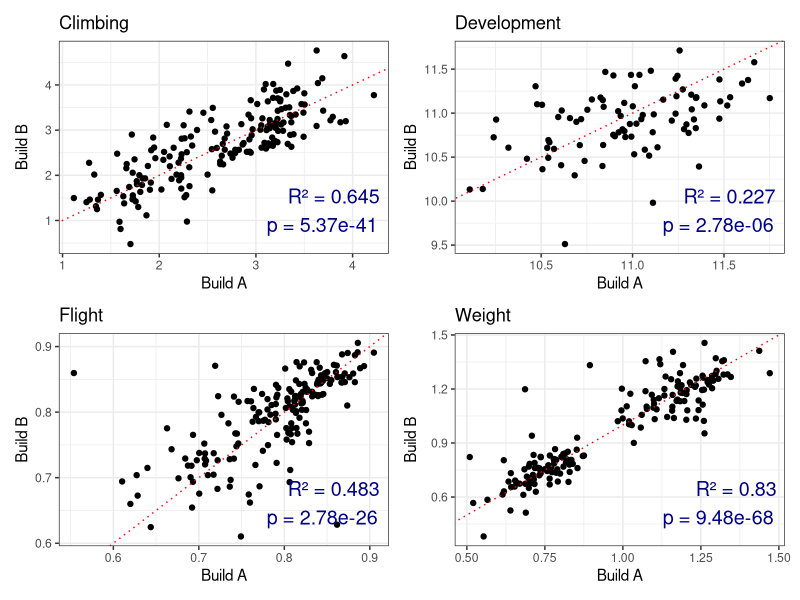

Here is the R script that generated this plot:
############################################################
# Script: buildCorr_plot.R
# Author: Leah Darwin
# Date: 2025-09-30
# Purpose: Calculate correlations between builds for each trait.
############################################################

# -------------------------------------------------------------------
# Load libraries
# -------------------------------------------------------------------
packages <- c("dplyr", "ggplot2", "patchwork")

installed <- rownames(installed.packages())
for (p in packages) {
  if (!(p %in% installed)) {
    install.packages(p, dependencies = TRUE)
  }
}
lapply(packages, library, character.only = TRUE)

# -------------------------------------------------------------------
# Load and preprocess input data for each trait
# -------------------------------------------------------------------

# Each CSV file contains adjusted phenotype data (Y_adj)
climb  <- read.csv("climb/data/climb_adj.csv")

# Add a Sex column to development data (if not present)
dev    <- read.csv("development/data/development_adj.csv") %>% 
  mutate(Sex = "MF")

weight <- read.csv("weight/data/weight_adj.csv") %>% mutate(Y_adj = Y_adj*1000)
flight <- read.csv("flight/data/flight_adj.csv") 


# -------------------------------------------------------------------
# Define plotting function
# -------------------------------------------------------------------

make_plot <- function(df, pheno) {
  
  # Summarize phenotype means per genotype and condition
  df_p <- df %>%
    na.omit() %>%
    group_by(Mito, Nuc, Sex, Build, Treatment) %>%
    summarise(Y_adj = mean(Y_adj)) %>%
    filter(Build != "parental")  # Exclude parental lines
  
  # Merge Build A and Build B data for paired comparison
  build <- df_p %>% 
    filter(Build == "A") %>%
    full_join(df_p %>% filter(Build == "B"),
              by = join_by(Mito, Nuc, Sex, Treatment)) %>%
    na.omit()  # Remove incomplete pairs (only A or only B)
  
  # Compute correlation between Build A and Build B
  ct <- cor.test(build$Y_adj.x, build$Y_adj.y)
  
  # Extract R² and p-value
  r2 <- ct$estimate^2
  pval <- ct$p.value
  
  # Create scatterplot with annotation and 1:1 reference line
  p <- ggplot(build, aes(x = Y_adj.x, y = Y_adj.y)) +
    geom_point() +
    annotate("text", 
             x = Inf, y = -Inf, 
             label = paste0("R² = ", round(r2, 3),
                            "\np = ", signif(pval, 3)),
             hjust = 1.1, vjust = -0.5,
             size = 5,
             color="darkblue") +
    geom_abline(intercept = 0, slope = 1, 
                color = "red", linetype = "dotted") +
    theme_bw() +
    labs(x = "Build A", y = "Build B", title = pheno)
  
  return(p)
}


# -------------------------------------------------------------------
# Generate plots for all traits
# -------------------------------------------------------------------

# Bundle data frames and labels into a list
traits = list(
  list(climb,  "Climbing"),
  list(dev,    "Development"),
  list(flight, "Flight"),
  list(weight, "Weight")
)

# Apply plotting function to each trait
plots = lapply(traits, function(x) make_plot(x[[1]], x[[2]]))

# Combine all plots into a single layout using patchwork
final = wrap_plots(plots)

# Save to PDF
ggsave("figures/build_corr_figS.pdf", final, width = 7, height = 6)
